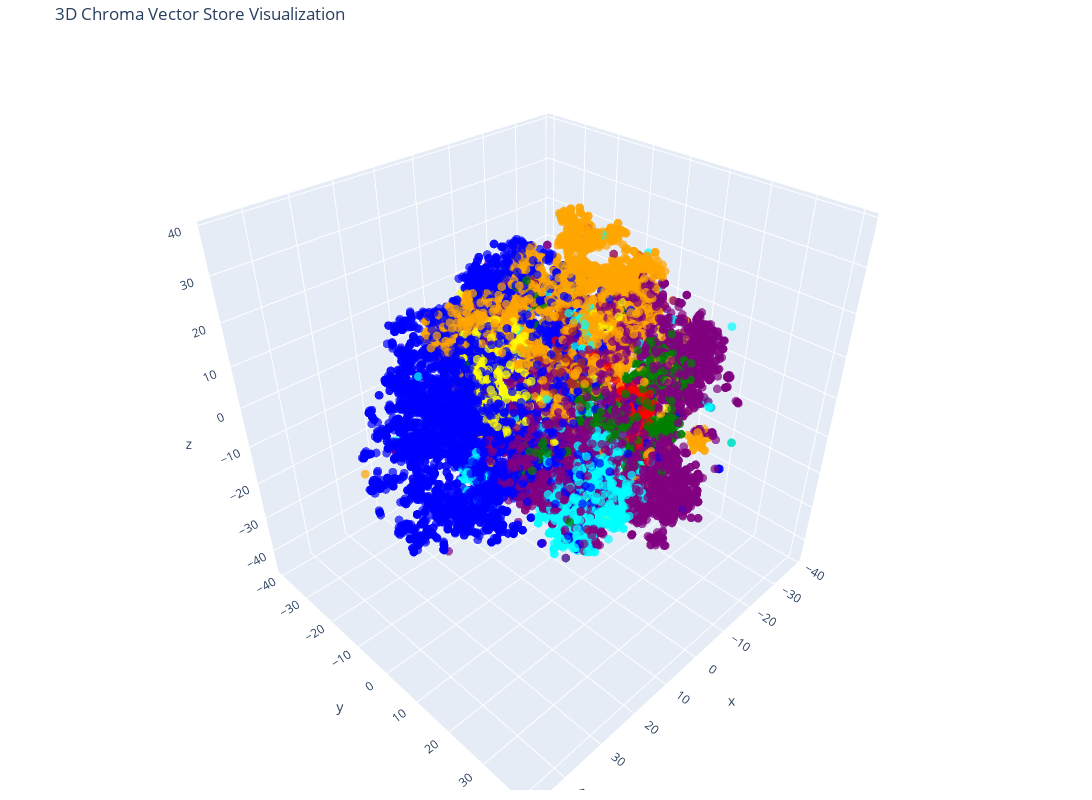

Source (notebook cell):
### Code cell
# 3D散布図を作成
fig = go.Figure(data=[go.Scatter3d(
    x=reduced_vectors[:, 0],
    y=reduced_vectors[:, 1],
    z=reduced_vectors[:, 2],
    mode='markers',
    marker=dict(size=3, color=colors, opacity=0.7),
)])

fig.update_layout(
    title='3D Chroma Vector Store Visualization',
    scene=dict(xaxis_title='x', yaxis_title='y', zaxis_title='z'),
    width=1200,
    height=800,
    margin=dict(r=20, b=10, l=10, t=40)
)

fig.show()

### Figure 1 — Plotly figure (JSON) as saved in the notebook; plotly's stock layout.template omitted (floating-point values rounded to 4 significant figures; data arrays with more than 128 entries replaced by an {"elided": "..."} marker saying what was removed)
{"data": [{"marker": {"color": {"elided": "20000 str values"}, "opacity": 0.7, "size": 3}, "mode": "markers", "type": "scatter3d", "x": {"elided": "20000 float values"}, "y": {"elided": "20000 float values"}, "z": {"elided": "20000 float values"}}], "layout": {"height": 800, "margin": {"b": 10, "l": 10, "r": 20, "t": 40}, "scene": {"xaxis": {"title": {"text": "x"}}, "yaxis": {"title": {"text": "y"}}, "zaxis": {"title": {"text": "z"}}}, "title": {"text": "3D Chroma Vector Store Visualization"}, "width": 1200}}
